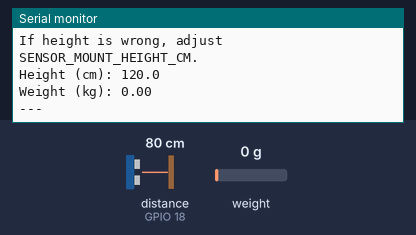
The sketch below on a simulated ESP32. Parts: the last lines printed to the serial monitor. Wiring (inferred from the names in the program): ultrasonic range finder: trigger GPIO 5; echo GPIO 18. Inputs (shaded band) come from the test bench; at power-on: distance to the obstacle (sensor on GPIO 18) 80 cm, weight on the scale 0 g. The echo pulse lasts 58.3 µs per cm.

Above: at 3.2 s.
3.3 s: distance to the obstacle (sensor on GPIO 18) set to 2 cm
At 6.0 s:
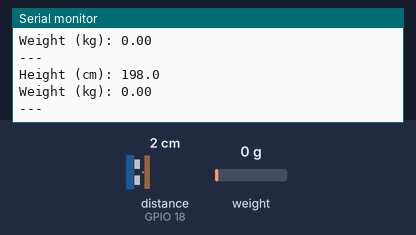
6.3 s: weight on the scale set to 100 g
At 8.4 s:
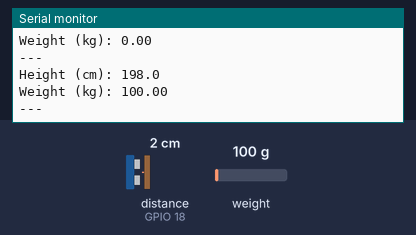
9.3 s: distance to the obstacle (sensor on GPIO 18) set to 4 cm
At 11.5 s:
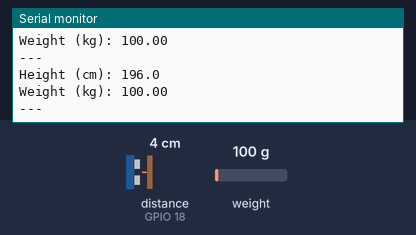
12.3 s: weight on the scale set to 1250 g
At 13.5 s:
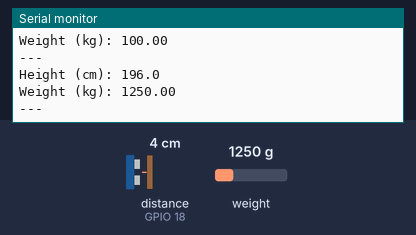
Timing chart, 0 to 15.3 s (numbered marks = the images above; inputs shaded):
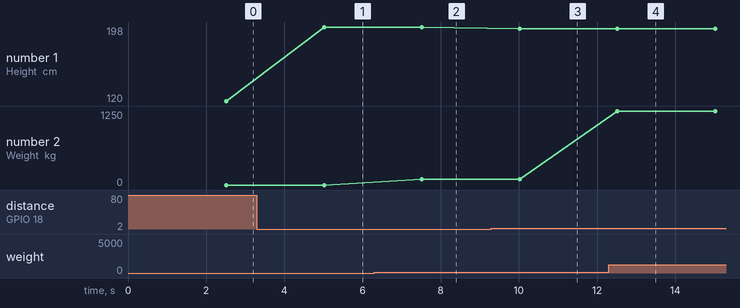

The sketch:

1_sensor_test.ino
```cpp
/*
 * BMI Scanner — Step 1: Sensor test (no Firebase)
 *
 * Use this sketch FIRST to confirm wiring before connecting Firebase.
 *
 * Libraries (Arduino IDE → Sketch → Include Library → Manage Libraries):
 *   - HX711 Arduino Library by Bogdan Necula
 *   - (Ultrasonic uses built-in pulseIn — no extra library needed)
 *
 * Board: ESP32 Dev Module
 * Upload speed: 115200
 */

#include <HX711.h>

// -------- PIN CONFIG — change these to match your wiring --------
#define HX711_DOUT_PIN 16
#define HX711_SCK_PIN  17
#define ULTRASONIC_TRIG_PIN 5
#define ULTRASONIC_ECHO_PIN 18

// Distance from sensor to floor (cm) — measure and adjust during calibration
#define SENSOR_MOUNT_HEIGHT_CM 200.0

// HX711 calibration — start with 1.0, then adjust after placing a known weight
#define LOADCELL_SCALE 2280.0f
#define LOADCELL_OFFSET 0

HX711 scale;

float readHeightCm() {
  digitalWrite(ULTRASONIC_TRIG_PIN, LOW);
  delayMicroseconds(2);
  digitalWrite(ULTRASONIC_TRIG_PIN, HIGH);
  delayMicroseconds(10);
  digitalWrite(ULTRASONIC_TRIG_PIN, LOW);

  long duration = pulseIn(ULTRASONIC_ECHO_PIN, HIGH, 30000);
  if (duration == 0) {
    return -1;
  }

  float distanceCm = duration * 0.0343f / 2.0f;
  float heightCm = SENSOR_MOUNT_HEIGHT_CM - distanceCm;
  return heightCm > 0 ? heightCm : 0;
}

float readWeightKg() {
  if (!scale.is_ready()) {
    return -1;
  }
  return scale.get_units(5);
}

void setup() {
  Serial.begin(115200);
  delay(1000);

  pinMode(ULTRASONIC_TRIG_PIN, OUTPUT);
  pinMode(ULTRASONIC_ECHO_PIN, INPUT);

  scale.begin(HX711_DOUT_PIN, HX711_SCK_PIN);
  scale.set_scale(LOADCELL_SCALE);
  scale.tare();

  Serial.println();
  Serial.println("=== BMI Sensor Test ===");
  Serial.println("Place student on scale. Readings print every 2 seconds.");
  Serial.println("If weight is wrong, adjust LOADCELL_SCALE in the code.");
  Serial.println("If height is wrong, adjust SENSOR_MOUNT_HEIGHT_CM.");
  Serial.println();
}

void loop() {
  float height = readHeightCm();
  float weight = readWeightKg();

  Serial.print("Height (cm): ");
  Serial.println(height < 0 ? "ERROR" : String(height, 1));

  Serial.print("Weight (kg): ");
  Serial.println(weight < 0 ? "ERROR" : String(weight, 2));

  Serial.println("---");
  delay(2000);
}
```

Measured:
- after the input at 3.3 s, the serial monitor: prints a new line after 1.7 s (image 1)
- after the input at 6.3 s, the serial monitor: prints a new line after 1.2 s (image 2)
- after the input at 9.3 s, the serial monitor: prints a new line after 0.72 s (image 3)
- after the input at 12.3 s, the serial monitor: prints a new line after 0.22 s (image 4)
- plotted number 1: 120 → 198 after the input at 3.3 s, 198 → 196 after the input at 9.3 s
- plotted number 2: 0 → 100 after the input at 6.3 s, 100 → 1250 after the input at 12.3 s
